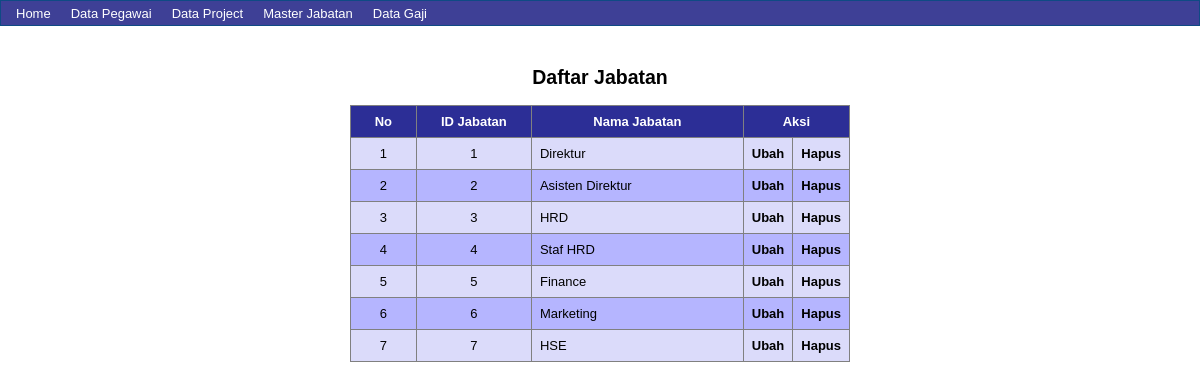
/jabatan/jabatan-tampil.php, run on the app's committed database.
### tables this page shows
CREATE TABLE `jabatan` (
  `id_jabatan` int(2) NOT NULL,
  `nama_jabatan` varchar(40) DEFAULT NULL
);

### jabatan/jabatan-tampil.php (the view, shortened to what this page needs)
<?php include "../lib/top-page.php"; ?>
<h2> Daftar Jabatan </h2>
<table border="1" cellpadding="8" width="500">
<tr>
    <th width="50"> No </th>
    <th width="100"> ID Jabatan </th>
    <th width="200"> Nama Jabatan </th>
    <th colspan="2" width="150"> Aksi </th>
</tr>
<?php
$no = 1;
$sql = mysqli_query($connect, "select * from  jabatan order by id_jabatan ASC");
while($data = mysqli_fetch_array($sql)){
?>
<tr>
    <td align="center"> <?php echo $no; ?> </td>
    <td align="center"> <?php echo $data['id_jabatan']; ?> </td>
    <td> <?php echo $data['nama_jabatan']; ?> </td>
    <td align="center" class="aksi"> <a href="jabatan-ubah.php?id=<?php echo $data['id_jabatan']; ?>"> Ubah </a> </td>
    <td align="center" class="aksi"> <a href="?id=<?php echo $data['id_jabatan']; ?>"
    onclick="return confirm('Yakin Hapus data?')"> Hapus </a> </td>
</tr>
<?php $no++; } ?>
</table>

### lib/top-page.php (shortened to what this page needs)
<head>
</head>
<link rel="stylesheet" type="text/css" href="../css/style.css">
<div class="menu">
    <ul>
        <li><a href="../home/home.php"> Home</a></li>
        <li><a href="#">Data Pegawai</a>
        </li>
        <li><a href="#">Data Project</a>
        </li>
        <li><a href="#">Master Jabatan</a>
        </li>
        <li><a href="#">Data Gaji</a>
        </li>
    </ul>
</div>
<div class="konten">

### css/style.css (style rules this page uses)
.aksi a { font-weight: bold; }
a:link { color: black; text-decoration: none; }
.konten { display: flex; align-items: center; flex-direction: column; height: max-content; }
th { background-color: rgba(2, 4, 117, 0.76); color: white; font-weight: bold; height: 25px; text-align: center; }
h2 { margin-top: 40px; }
table { font: 13px Arial; border-collapse: collapse; border-color: gray; }
table tr:nth-child(even) { background-color: rgb(219, 219, 250); }
table tr:nth-child(odd) { background-color: rgb(181, 181, 255); }
table tr td.aksi { width: 8%; }
.menu { position: relative; width: 100%; height: 26px; background-color: rgba(2, 4, 117, 0.76); border: 1px solid #0f4a84; box-sizing: border-box; }
.menu ul { margin: 0px; padding: 0; list-style: none; }
.menu ul li { position: relative; float: left; }
.menu ul li a { display: block; text-decoration: none; color: #ffffff; padding: 5px; width: auto; margin-left: 10px; float: left; }

### data on the page
jabatan: id_jabatan "1", nama_jabatan "Direktur"
jabatan: id_jabatan "2", nama_jabatan "Asisten Direktur"
jabatan: id_jabatan "3", nama_jabatan "HRD"
jabatan: id_jabatan "4", nama_jabatan "Staf HRD"
jabatan: id_jabatan "5", nama_jabatan "Finance"
jabatan: id_jabatan "6", nama_jabatan "Marketing"
jabatan: id_jabatan "7", nama_jabatan "HSE"
